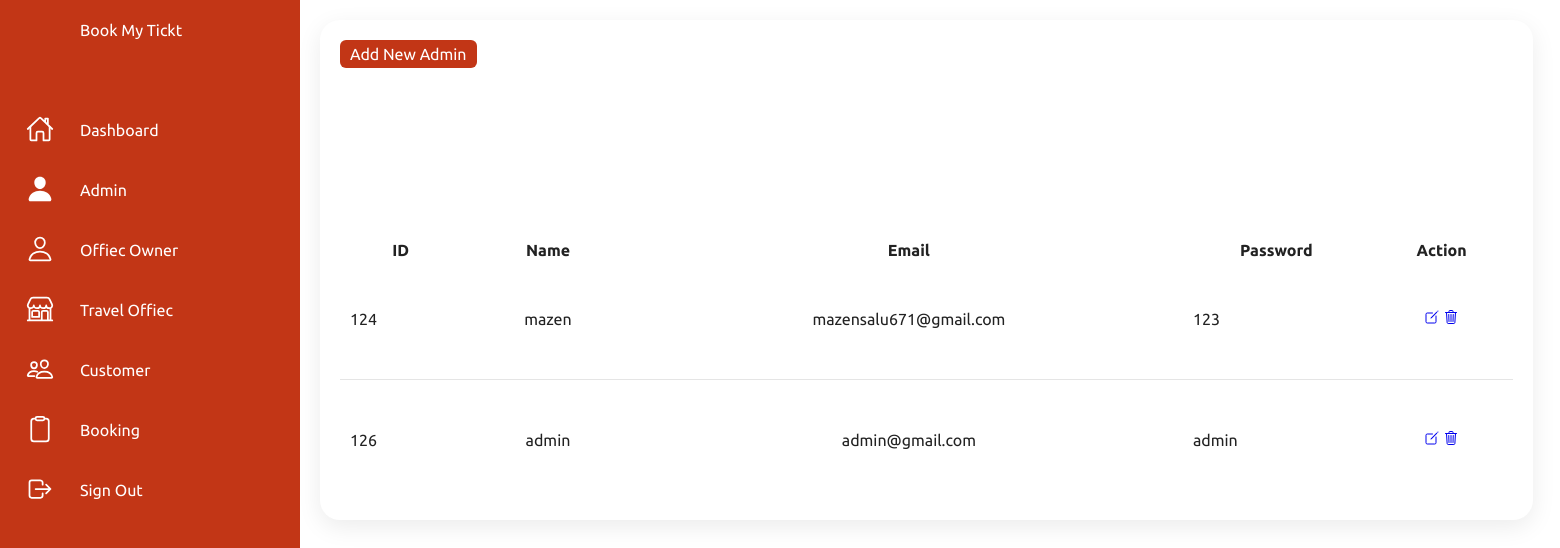
/admin/admin.php, run on the app's committed database.
### tables this page shows
CREATE TABLE `admins_table` (
  `admin_id` int(5) NOT NULL,
  `admin_name` varchar(60) NOT NULL,
  `admin_email` varchar(50) NOT NULL,
  `admin_password` text NOT NULL
);

### admin/admin.php (the view, shortened to what this page needs)
<?php
include "db_conn.php";
?>
<!DOCTYPE html>
<html lang="en">
<head>
  <link rel="stylesheet" href="assets/css/style.css">
</head>
<body>
<?php
        include "navbar.php";
     ?>
  <div class="main">
    <div class="details">
      <div class="recentOrders">
       <div class="cardHeader">
       <a href="admin/add.php" class="btn">Add New Admin</a>
       </div>
          <table>
          <thead>
          <tr>
          <th >ID</th>
          <th >Name</th>
          <th >Email</th>
          <th >Password</th>
          <th >Action</th>
          </tr>
          </thead>
          <tbody>
          <?php
         $sql = "SELECT * FROM `admins_table`";
         $result = mysqli_query($conn, $sql);
         while ($row = mysqli_fetch_assoc($result)) {
         ?>
          <tr>
            <td><?php echo $row["admin_id"] ?></td>
            <td><?php echo $row["admin_name"] ?></td>
            <td><?php echo $row["admin_email"] ?></td>
            <td><?php echo $row["admin_password"] ?></td>
             <td>
              <a href="admin/edit.php?id=<?php echo $row["admin_id"] ?>"><ion-icon name="create-outline"></ion-icon></a>
              <a href="admin/delete.php?id=<?php echo $row["admin_id"] ?>" ><ion-icon name="trash-outline"></ion-icon></a>
            </td>
            </tr>
            <?php
            }
        ?>
       </tbody>
       </table>
     </div>
    </div>
  </div>
</body>
</html>

### admin/assets/css/style.css (style rules this page uses)
* { font-family: "Ubuntu", sans-serif; margin: 0; padding: 0; box-sizing: border-box; }
:root { --blue: #c23616; --white: #fff; --gray: #f5f5f5; --black1: #222; --black2: #999; }
body { min-height: 100vh; overflow-x: hidden; }
.main { position: absolute; width: calc(100% - 300px); left: 300px; min-height: 100vh; background: var(--white); transition: 0.5s; }
.details { position: relative; width: 150%; padding: 20px; display: grid; grid-template-columns: 2fr 1fr; grid-gap: 30px; }
.details .recentOrders { position: relative; display: grid; min-height: 500px; background: var(--white); padding: 20px; box-shadow: 0 7px 25px rgba(0, 0, 0, 0.08); border-radius: 20px; }
.details .cardHeader { display: flex; justify-content: space-between; align-items: flex-start; }
.cardHeader .btn { position: relative; padding: 5px 10px; background: var(--blue); text-decoration: none; color: var(--white); border-radius: 6px; }
.details table { width: 100%; border-collapse: collapse; margin-top: 10px; }
.details .recentOrders table tr { color: var(--black1); border-bottom: 1px solid rgba(0, 0, 0, 0.1); }
.details .recentOrders table tr:last-child { border-bottom: none; }
.details .recentOrders table tr td { padding: 10px; }
.details .recentOrders table tr td:last-child { text-align: center; }
.details .recentOrders table tr td:nth-child(2) { text-align: center; }
.details .recentOrders table tr td:nth-child(3) { text-align: center; }

### data on the page
admins_table: admin_id "124", admin_name "mazen", admin_email "mazensalu671@gmail.com", admin_password "123"
admins_table: admin_id "126", admin_name "admin", admin_email "admin@gmail.com", admin_password "admin"
